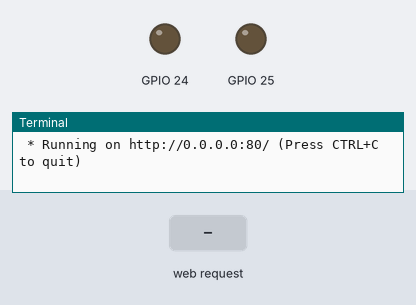
A program run on a simulated Raspberry Pi (BCM pin numbers). Parts: output pins drawn as LEDs (lit = HIGH), the last lines printed to the terminal. The inputs (shaded band) are chosen by the test bench. The clock reads 2024-03-15 10:24:30 at power-on unless the program sets it.

Above: at 1.2 s.
1.3 s: HTTP request for /24/on received
At 2.5 s:
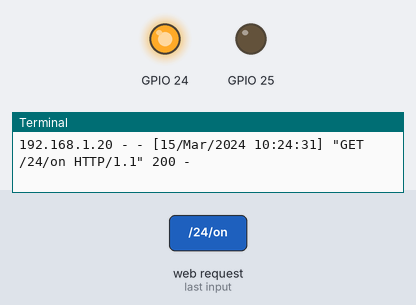
2.8 s: HTTP request for /25/toggle received
At 3.9 s:
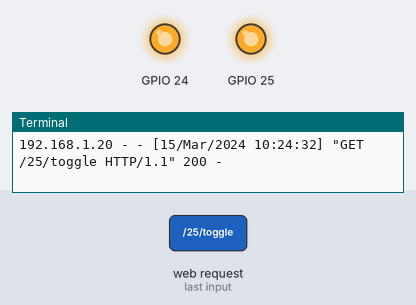
4.3 s: HTTP request for /24/off received
At 5.0 s:
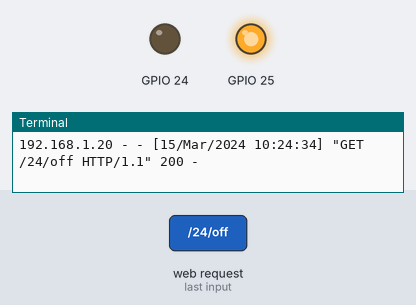
5.8 s: HTTP request for /25/off received
At 6.2 s:
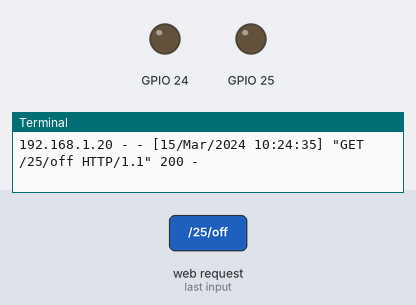
7.3 s: HTTP request for /25/on received
At 8.5 s:
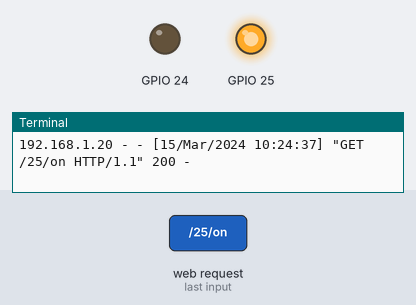
Timing chart, 0 to 9.8 s (numbered marks = the images above; inputs shaded):
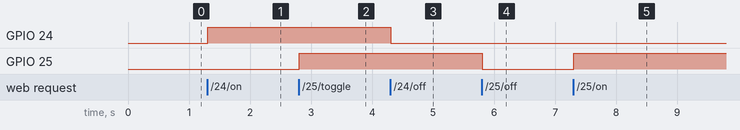

The program:

lamp.py
```python
#!/usr/bin/python
# coding: utf-8


from flask import Flask, render_template
import RPi.GPIO as GPIO
app=Flask(__name__)

GPIO.setmode(GPIO.BCM)
GPIO.setwarnings(False)


pins = {
    24: {'name': u'machine à café', 'state': GPIO.LOW},
    25: {'name': 'lampe', 'state': GPIO.LOW},
    }

for pin in pins:
    GPIO.setup(pin, GPIO.OUT)
    GPIO.output(pin, GPIO.LOW)


@app.route("/")
def main():

    for pin in pins:
        pins[pin]['state'] = GPIO.input(pin)

    templateData= {
        'pins': pins
        }
    return render_template('main_lamp.html', **templateData)

@app.route("/<changePin>/<action>")
def action(changePin,action):
    try:
        changePin = int(changePin)
        deviceName = pins[changePin]['name']

        if action == "on":
            GPIO.output(changePin, GPIO.HIGH)
            rep = deviceName + u" est allumée"
        if action == "off":
            GPIO.output(changePin, GPIO.LOW)
            rep = deviceName + u" est éteinte"
        if action == "toggle":
            GPIO.output(changePin, not GPIO.input(changePin))
            rep = deviceName + u" est basculée"
        for pin in pins:
            pins[pin]['state'] = GPIO.input(pin)


    except:
        rep = "Erreur !"


    templateData= {
        'message': rep,
        'pins': pins
        }
    return render_template('main_lamp.html', **templateData)


if (__name__ == "__main__"):
    app.run(host='0.0.0.0', port=80, debug=True)
```

Measured:
- after the input at 1.3 s, GPIO 24: LOW → HIGH at once
- after the input at 2.8 s, GPIO 25: LOW → HIGH at once
- after the input at 4.3 s, GPIO 24: HIGH → LOW at once
- after the input at 5.8 s, GPIO 25: HIGH → LOW at once
- after the input at 7.3 s, GPIO 25: LOW → HIGH at once
